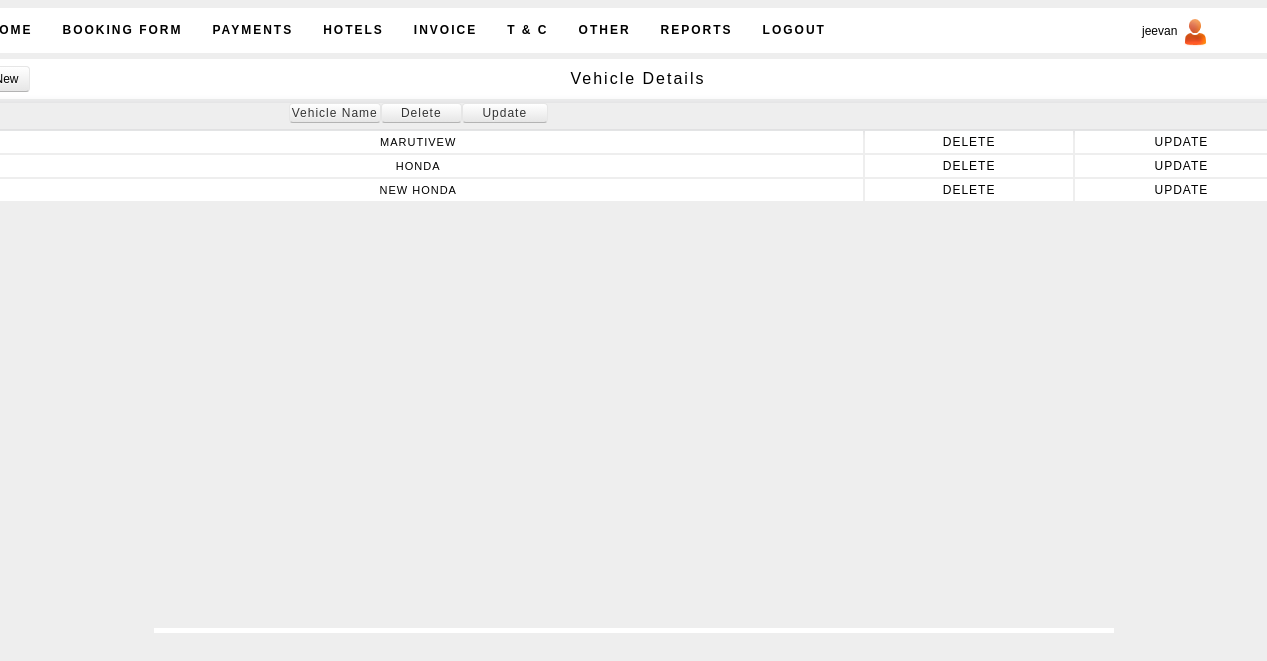
/tours_pvt/addvehicle.php (signed in), run on the app's committed database.
### tables this page shows
CREATE TABLE IF NOT EXISTS `vehicle` (
  `v_id` int(11) NOT NULL AUTO_INCREMENT,
  `v_name` varchar(25) NOT NULL,
  PRIMARY KEY (`v_id`)
);

### tours_pvt/addvehicle.php (the view, shortened to what this page needs)
<?php
$qry_d="select * from vehicle";
$res_d=mysql_query($qry_d);
?>
<html>
<head>
<link rel="stylesheet" href="../styles2.css" type="text/css" />
<link rel="stylesheet" type="text/css" href="../css/style.css" media="screen" />
</head>
<body>
<div id="container">
	 <div id="sub-header">
    	<?php
			include("include/p_header.php");
		?>
       	<table class="emp_tab">
        <tr class="search_res">
        <td class="info">
         <center>Vehicle Details</center>
        </td>        </tr>
        </table>
		<span class="bank"><a href="#" rel="popuprel" class="popup new">New</a> </span>
        <div>
        <br />
        <table class="detail">
        <tr class="menu_header">
        <td>Vehicle Name</td>
        <td width="75">Delete</td>
        <td width="80">Update</td>
        </tr>
        <?php
		while($row_d=mysql_fetch_array($res_d))
		{
			echo "<tr class='pagi'>";
			echo "<td>";
			echo $row_d[1];
			echo "</td>";
			echo "<td class='print'>";
			echo "<a href='addvehicle.php?id_d=$row_d[0]'>Delete</a>";
			echo "</td>";
			echo "<td class='print'>";
			echo "<a href='upvehicle.php?id_u=$row_d[0]'>Update</a>";
			echo "</td>";
			echo "</tr>";
		}
		?>
        </table>
    </div>
    </div>
    </div>
 <div id="footer">
    </div>
</body>
</html>

### styles2.css (style rules this page uses)
body { margin:0; padding:0; font-family: Verdana, Geneva, sans-serif; font-size: 13px; color: #000; background-color:#EEEEEE; }
.bank { position:absolute; margin-top:-35px; margin-left:10px; border:1px solid #999; display: inline-block; *display: inline; padding: 5px 10px 5px; margin-bottom: 0; font-size: 12px; color: #333333; text-align: center; text-shadow: 0 1px 1px rgba(255, 255, 255, 0.75); vertical-align: middle; cursor: pointer; background-color: #f5f5f5; *background-color: #e6e6e6; background-image: -ms-linear-gradient(top, #ffffff, #e6e6e6); background-image: -webkit-gradient(linear, 0 0, 0 100%, from(#ffffff), to(#e6e6e6)); background-image: -webkit-linear-gradient(top, #ffffff, #e6e6e6); background-image: -o-linear-gradient(top, #ffffff, #e6e6e6); background-image: linear-gradient(top, #ffffff, #e6e6e6); background-image: -moz-linear-gradient(top, #ffffff, #e6e6e6); background-repeat: repeat-x; border: 1px solid #cccccc; *border: 0; border-color: rgba(0, 0, 0, 0.1) rgba(0, 0, 0, 0.1) rgba(0, 0, 0, 0.25); border-color: #e6e6e6 #e6e6e6 #bfbfbf; border-bottom-color: #b3b3b3; -webkit-border-radius: 4px; -moz-border-radius: 4px; border-radius: 4px; }
.info { padding-left:12px; letter-spacing:2px; }
.print a { padding:2px 4px 2px 4px; color:#000; text-decoration:none; font-size:12px; }
* { margin:0; padding:0; }
a { color: #F97B27; }
#container { width: 960px; background-color:#FFF; margin: 0 auto; padding: 0px; }
div#sub-header { margin-top:8px; margin-bottom:5px; margin-left:-180px; width:1315px; height:620px; background-color:#EEEEEE; }
#footer { margin:0 auto; padding: 30px 5px 0; }
.emp_tab { margin-left:0px; width:1317px; }
.pagi td { height:22px; color:#000; text-align:center; font-size:11px; letter-spacing:1px; text-transform:uppercase; background:#FFF; }
.detail { width:1318px; margin-top:-15px; margin-left:-2px; }
.menu_header { height:26px; font-size:12px; letter-spacing:1px; text-align:center; color: #000; box-shadow: 1px 1px 10px #d6d7d9; }
.menu_header td { display: inline-block; *display: inline; padding: 2px 2px 2px; margin-bottom: 0; font-size: 12px; color: #333333; text-align: center; text-shadow: 0 1px 1px rgba(255, 255, 255, 0.75); vertical-align: middle; cursor: pointer; background-color: #f5f5f5; *background-color: #e6e6e6; background-image: -ms-linear-gradient(top, #ffffff, #e6e6e6); background-image: -webkit-gradient(linear, 0 0, 0 100%, from(#ffffff), to(#e6e6e6)); background-image: -webkit-linear-gradient(top, #ffffff, #e6e6e6); background-image: -o-linear-gradient(top, #ffffff, #e6e6e6); background-image: linear-gradient(top, #ffffff, #e6e6e6); background-image: -moz-linear-gradient(top, #ffffff, #e6e6e6); background-repeat: repeat-x; border: 1px solid #cccccc; *border: 0; border-color: rgba(0, 0, 0, 0.1) rgba(0, 0, 0, 0.1) rgba(0, 0, 0, 0.25); border-color: #e6e6e6 #e6e6e6 #bfbfbf; border-bottom-color: #b3b3b3; -webkit-border-radius: 4px; -moz-border-radius: 4px; border-radius: 4px; }
.search_res { height:40px; color:#000; }
.search_res td { background:#FFF; }
.new { text-decoration:none; color:#000; }

### data on the page
vehicle: v_name "MARUTIVEW"
vehicle: v_name "HONDA"
vehicle: v_name "NEW HONDA"

### other printed values
$a "jeevan"
